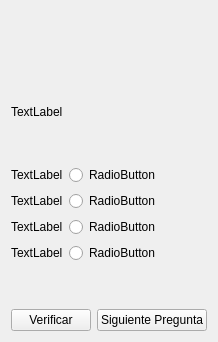
          <widget class="QWidget" name="Resolver_Problema">
           <layout class="QGridLayout" name="sidebar">
            <property name="sizeConstraint">
             <enum>QLayout::SizeConstraint::SetDefaultConstraint</enum>
            </property>
            <item row="5" column="0">
             <widget class="QLabel" name="res1">
              <property name="sizePolicy">
               <sizepolicy hsizetype="Minimum" vsizetype="Preferred">
                <horstretch>0</horstretch>
                <verstretch>0</verstretch>
               </sizepolicy>
              </property>
              <property name="text">
               <string>TextLabel</string>
              </property>
             </widget>
            </item>
            <item row="7" column="0">
             <widget class="QLabel" name="res3">
              <property name="sizePolicy">
               <sizepolicy hsizetype="Minimum" vsizetype="Preferred">
                <horstretch>0</horstretch>
                <verstretch>0</verstretch>
               </sizepolicy>
              </property>
              <property name="text">
               <string>TextLabel</string>
              </property>
             </widget>
            </item>
            <item row="5" column="1" colspan="3">
             <widget class="QRadioButton" name="radioButton">
              <property name="sizePolicy">
               <sizepolicy hsizetype="MinimumExpanding" vsizetype="Maximum">
                <horstretch>0</horstretch>
                <verstretch>0</verstretch>
               </sizepolicy>
              </property>
              <property name="text">
               <string>RadioButton</string>
              </property>
             </widget>
            </item>
            <item row="10" column="0" colspan="2">
             <widget class="QPushButton" name="verificarButton">
              <property name="sizePolicy">
               <sizepolicy hsizetype="MinimumExpanding" vsizetype="Fixed">
                <horstretch>0</horstretch>
                <verstretch>0</verstretch>
               </sizepolicy>
              </property>
              <property name="text">
               <string>Verificar</string>
              </property>
             </widget>
            </item>
            <item row="8" column="1" colspan="3">
             <widget class="QRadioButton" name="radioButton_4">
              <property name="sizePolicy">
               <sizepolicy hsizetype="MinimumExpanding" vsizetype="Fixed">
                <horstretch>0</horstretch>
                <verstretch>0</verstretch>
               </sizepolicy>
              </property>
              <property name="text">
               <string>RadioButton</string>
              </property>
             </widget>
            </item>
            <item row="6" column="1" colspan="3">
             <widget class="QRadioButton" name="radioButton_2">
              <property name="sizePolicy">
               <sizepolicy hsizetype="MinimumExpanding" vsizetype="Fixed">
                <horstretch>0</horstretch>
                <verstretch>0</verstretch>
               </sizepolicy>
              </property>
              <property name="text">
               <string>RadioButton</string>
              </property>
             </widget>
            </item>
            <item row="9" column="0" colspan="4">
             <spacer name="verticalSpacer_9">
              <property name="orientation">
               <enum>Qt::Orientation::Vertical</enum>
              </property>
              <property name="sizeHint" stdset="0">
               <size>
                <width>20</width>
                <height>40</height>
               </size>
              </property>
             </spacer>
            </item>
            <item row="0" column="3">
             <widget class="QPushButton" name="sidebarButton">
              <property name="styleSheet">
               <string notr="true">QPushButton {
    border: none;
	background-repeat: no-repeat;
    background-position: center;

    min-width: 48px;
    min-height: 48px;
}

</string>
              </property>
              <property name="text">
               <string/>
              </property>
             </widget>
            </item>
            <item row="4" column="0" colspan="4">
             <spacer name="verticalSpacer_10">
              <property name="orientation">
               <enum>Qt::Orientation::Vertical</enum>
              </property>
              <property name="sizeHint" stdset="0">
               <size>
                <width>20</width>
                <height>40</height>
               </size>
              </property>
             </spacer>
            </item>
            <item row="8" column="0">
             <widget class="QLabel" name="res4">
              <property name="sizePolicy">
               <sizepolicy hsizetype="Minimum" vsizetype="Preferred">
                <horstretch>0</horstretch>
                <verstretch>0</verstretch>
               </sizepolicy>
              </property>
              <property name="text">
               <string>TextLabel</string>
              </property>
             </widget>
            </item>
            <item row="7" column="1" colspan="3">
             <widget class="QRadioButton" name="radioButton_3">
              <property name="sizePolicy">
               <sizepolicy hsizetype="MinimumExpanding" vsizetype="Fixed">
                <horstretch>0</horstretch>
                <verstretch>0</verstretch>
               </sizepolicy>
              </property>
              <property name="text">
               <string>RadioButton</string>
              </property>
             </widget>
            </item>
            <item row="6" column="0">
             <widget class="QLabel" name="res2">
              <property name="sizePolicy">
               <sizepolicy hsizetype="Minimum" vsizetype="Preferred">
                <horstretch>0</horstretch>
                <verstretch>0</verstretch>
               </sizepolicy>
              </property>
              <property name="text">
               <string>TextLabel</string>
              </property>
             </widget>
            </item>
            <item row="10" column="2" colspan="2">
             <widget class="QPushButton" name="sigButton">
              <property name="sizePolicy">
               <sizepolicy hsizetype="Minimum" vsizetype="Fixed">
                <horstretch>0</horstretch>
                <verstretch>0</verstretch>
               </sizepolicy>
              </property>
              <property name="text">
               <string>Siguiente Pregunta</string>
              </property>
             </widget>
            </item>
            <item row="2" column="0" colspan="4">
             <spacer name="verticalSpacer_11">
              <property name="orientation">
               <enum>Qt::Orientation::Vertical</enum>
              </property>
              <property name="sizeHint" stdset="0">
               <size>
                <width>20</width>
                <height>40</height>
               </size>
              </property>
             </spacer>
            </item>
            <item row="3" column="0" colspan="4">
             <widget class="QLabel" name="enunciadoLabel">
              <property name="sizePolicy">
               <sizepolicy hsizetype="MinimumExpanding" vsizetype="Preferred">
                <horstretch>0</horstretch>
                <verstretch>0</verstretch>
               </sizepolicy>
              </property>
              <property name="text">
               <string>TextLabel</string>
              </property>
              <property name="wordWrap">
               <bool>true</bool>
              </property>
             </widget>
            </item>
            <item row="0" column="0" colspan="3">
             <spacer name="horizontalSpacer_5">
              <property name="orientation">
               <enum>Qt::Orientation::Horizontal</enum>
              </property>
              <property name="sizeHint" stdset="0">
               <size>
                <width>40</width>
                <height>20</height>
               </size>
              </property>
             </spacer>
            </item>
           </layout>
          </widget>
